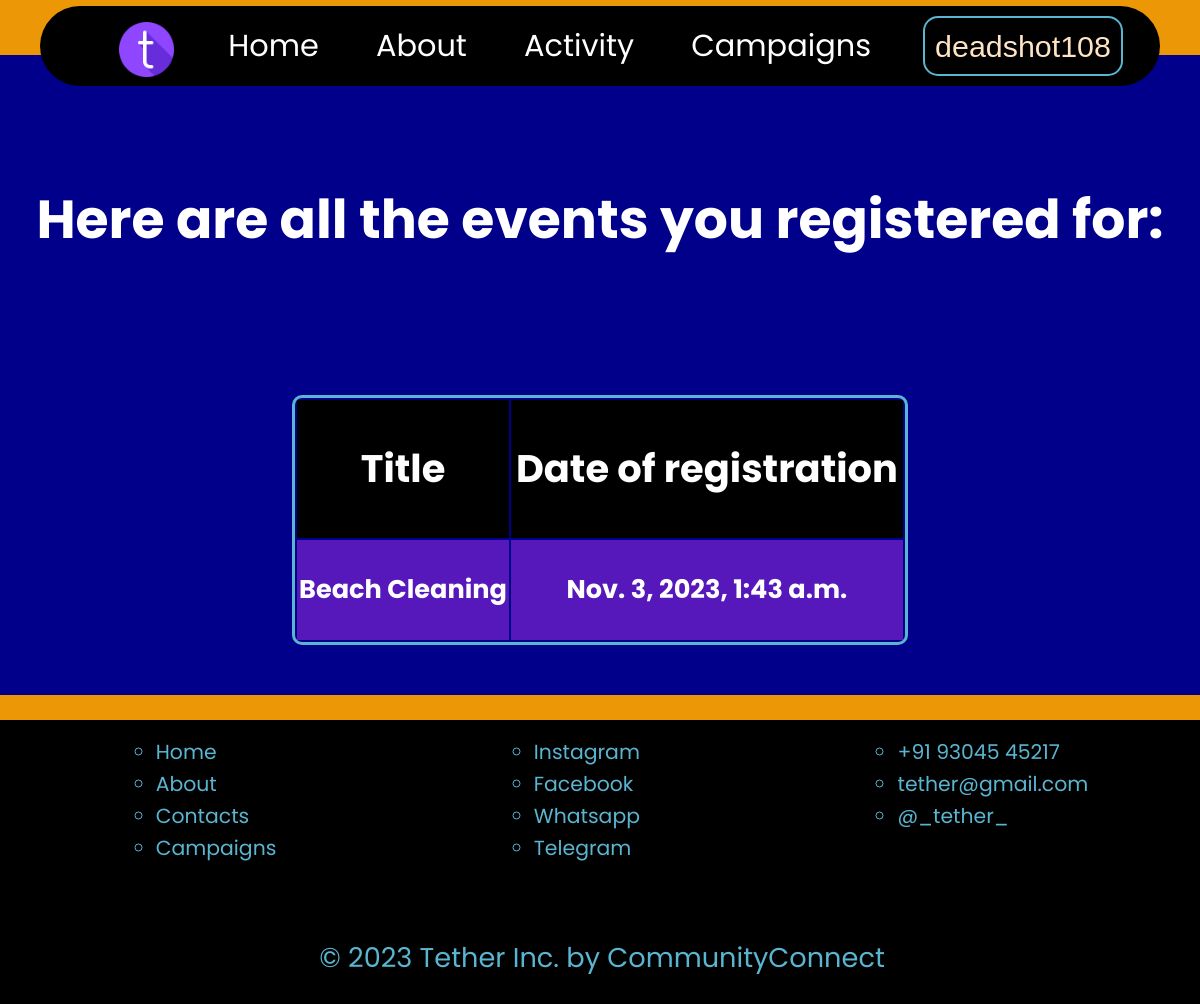
The app's page /activity (signed in) with its own data.
### Tether/models.py (models this page shows)
class CampaignRegistration(models.Model):
    profile = models.ForeignKey(Profile, on_delete=models.CASCADE)
    campaign_title = models.CharField(max_length=100)
    date_of_registration = models.DateTimeField()
    def __str__(self):
        return str(self.profile) +' X '+ str(self.campaign_title)

### Tether/views.py (the view)
# urls.py: path('activity', views.activity, name="activities_page")
def activity(request):
    profile_list = Profile.objects.filter(user=request.user)
    for p in profile_list:
        profile = p
    print(profile)
    registrations = CampaignRegistration.objects.filter(profile=profile)
    print(registrations)
    all_registrations = list(registrations)
    print(all_registrations)
    return render(request, 'activity.html', {'all_reg':registrations})

### Tether/models.py (called while the page is built)
    def __str__(self):
        return str(self.user)

### templates/activity.html (shortened to what this page needs)
{% extends "base.html" %}
{% block body %}
<div class="page-window flex-column">
    <h6>Here are all the events you registered for:</h6>
    <table border="1">
        <tr>
            <th>Title</th>
            <th>Date of registration</th>
        </tr>
        {% for r in all_reg %}
        <tr>
            <td>{{r.campaign_title}}</td>
            <td>{{r.date_of_registration}}</td>
        </tr>
        {% endfor %}
    </table>
    </div>
{% endblock body %}

### templates/base.html (shortened to what this page needs)
{% load static %}
<!DOCTYPE html>
<html lang="en">
  <head>
    <link rel="stylesheet" type="text/css" href="{% static 'general.css' %}" />
    <link rel="stylesheet" type="text/css" href="{% static 'index.css' %}" />
    <link rel="stylesheet" type="text/css" href="{% static 'campaign.css' %}"/>
    <link rel="stylesheet" type="text/css" href="{% static 'create.css' %}"/>
    <link rel="stylesheet" type="text/css" href="{% static 'display.css' %}"/>
    <link rel="stylesheet" type="text/css" href="{% static 'activity.css' %}"/>
  </head>
  <body>
    <nav class="navbar">
      <ul class="nav-list">
        <li class="logo"><img src="{% static "icons/tether-logo.png" %}" alt="icon" /></li>
        <li class="navbar-item"><a href="/">Home</a></li>
        <li class="navbar-item">About</li>
        <li class="navbar-item"><a href="/activity">Activity</a></li>
        <li class="navbar-item"><a href="/campaigns">Campaigns</a></li>
        <li>
          {% if request.user.is_authenticated %}
          <button class="logo btn-2">
          <a href="/logout" id="logout">{{request.user}}</a>
          </button>
          {% else %}
            <button class="logo btn-2">
              <a href="/login">Login/Signup</a>
            </button>
          {% endif %}
        </li>
      </ul>
    </nav>
    {% block body %}{% endblock body %}
  </body>
  <footer>
    <div>
      <ul>
        <li class="underline-animation">Home</li>
        <li class="underline-animation">About</li>
        <li class="underline-animation">Contacts</li>
        <li class="underline-animation">Campaigns</li>
      </ul>
      <ul>
        <li class="underline-animation">Instagram</li>
        <li class="underline-animation">Facebook</li>
        <li class="underline-animation">Whatsapp</li>
        <li class="underline-animation">Telegram</li>
      </ul>
      <ul>
        <li class="underline-animation">+91 93045 45217</li>
        <li class="underline-animation">tether@gmail.com</li>
        <li class="underline-animation">@_tether_</li>
      </ul>
    </div>
    <div style="justify-content: center">
      &copy; 2023 Tether Inc. by CommunityConnect
    </div>
  </footer>
</html>

### static/general.css (style rules this page uses)
:root { --yellow:rgb(236, 151, 6); --black: rgb(0, 0, 0); --white: rgb(255, 255, 255); --purple: rgb(86, 24, 186); --blue: rgb(90, 181, 209); --gray: rgb(57, 60, 64); --darkgray: #29292e; --root-font-size: 2rem; }
html { scroll-behavior: smooth; }
body { padding:0; margin: 0; width: 100%; background-color: var(--yellow); color: white; font-family: 'Poppins', sans-serif; font-size: var(--root-font-size); }
a { text-decoration: none; color:inherit; }
.flex-column { display: flex; flex-direction: column; align-items: center; justify-content: space-evenly; }
footer { background-color: var(--black); color: var(--blue); display: flex; flex-direction: column; row-gap: 40px; padding: 5px 5px 5px 5px; align-items: flex-start; justify-content: space-around; }
footer ul { list-style:circle; margin: 10px; font-size: 0.75em; }
footer div { width: 100%; margin:2px; margin-bottom: 20px; font-size: 0.85em; display: flex; flex-direction: row; align-items: flex-start; justify-content: space-around; text-align: justify; }
.underline-animation { position: relative; padding-bottom: 2px; cursor: pointer; transition: color 0.3s ease; }
.underline-animation::before { content: ""; position: absolute; left: 0; bottom: 0; width: 0; height: 3px; background-color: var(--blue); transition: width 0.3s ease; }

### static/index.css (style rules this page uses)
.navbar { display: flex; position: fixed; top: 0; padding-top: 30px; justify-content: center; align-items: flex-end; height: 1em; width: 100%; transition: all 0.15s ease-out; }
.nav-list { border-radius: 250px; height: fit-content; background-color: var(--black); width:90%; z-index: 100; opacity: 100%; display: flex; list-style:none; align-items:flex-start; justify-content:space-evenly; align-self: center; }
.navbar-item { padding: 5px 10px 5px 10px; font-size: calc(0.95*var(--root-font-size)); padding: 5px; margin: 10px; align-self: center; transition: all 0.2s linear; }
.logo { height: 2em; font-size: 0.75em; padding: 2px; margin: 10px; align-self: center; cursor: pointer; }
.logo img { width: 55px; height: auto; }
.page-window { min-height: 8em; max-height: fit-content; width: 100%; margin: 55px 0px 25px 0px; text-align: center; font-size: 5rem; font-weight: bold; color: white; display: flex; padding-top: 20px 10px 20px 10px; align-items: center; justify-content: center; background-color: darkblue; }
.btn-2 { background-color: transparent; font-size: calc(0.95*var(--root-font-size)); color: bisque; border:2px solid var(--blue); border-radius: 15px; padding: 2px 10px 2px 10px; transition: border 0.2s linear, font-size 0.2s ease-out; }

### static/activity.css (style rules this page uses)
table { border: 3px solid var(--blue); border-radius: 10px; padding: 0px; margin: 10px; margin-bottom: 50px; flex: 2; transition: all 0.15s ease; }
th { background-color: black; color: white; border: none; padding-left: 5px; padding-right: 5px; text-align: center; font-size: calc(1.2*var(--root-font-size)); }
tr { background-color: var(--purple); color: white; border: 11px solid transparent; font-size: calc(0.8*var(--root-font-size)); transition: all 0.15s ease; }

### records on screen
CampaignRegistration: campaign_title "Beach Cleaning", date_of_registration "Nov. 3, 2023, 1:43 a.m."

### other values on screen
{{ request.user }} "deadshot108"
